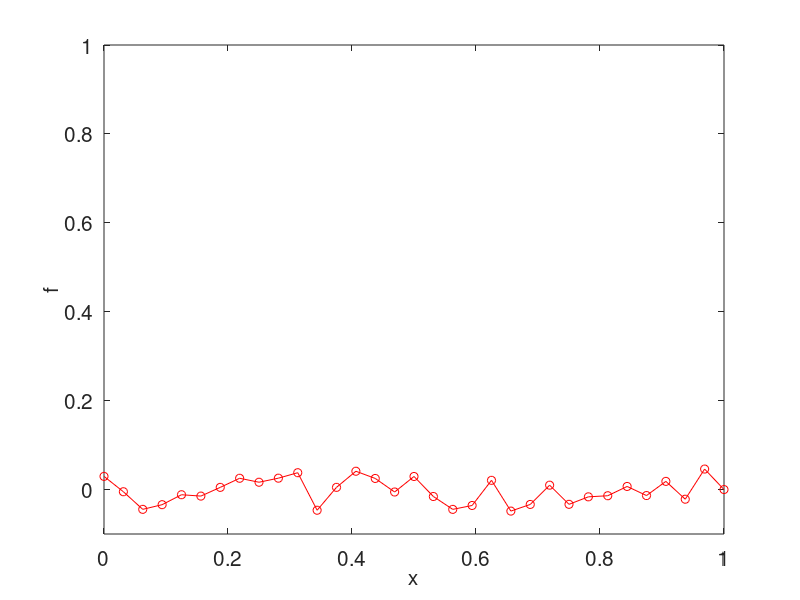

This chart was generated by the following MATLAB code: (Note: this script raises an error after producing the figure.)
clear all
%close all
hold on

%=====
% Recursive multigrid solution for the 1D Poisson eqn
%=====

a=0.0; b=1.0;
qL=0.0; fR=0.0;
ndiv=5;
nu1=3;
nu2=3;
ncycle=2;
omega=1/3;

L=b-a;
N=2^ndiv;
h=L/N;

%---
% initialize the fine-grid solution
%---

for i=1:N+1
 x(i) = a+(i-1)*h;
 f(i)=0.0;
 f(i)=0.1*sin(2*pi*x(i)/L);
 f(i)=0.1*rand-0.05;
end

f(N+1)=fR;

plot(x, f,'ro-');

%---
% graph
%---

hold on
set(gca,'fontsize',15)
xlabel('x','fontsize',15)
ylabel('f','fontsize',15)
axis([0 1 -0.1 1])
box

%---
% right-hand side of Af=b
%---

for i=1:N
 g(i)=exp(-2*x(i));
 g(i)=sin(2*pi*x(i)/L);
 g(i)=1.0;
 b(i)=h*h*g(i);
end
b(1)=b(1)-2*h*qL;
b(N)=b(N)+fR;

%---
% V cycles
%---

for cycle=1:ncycle
 f=mg_vcycle(N,f,b,nu1,nu2,omega);
 plot(x, f,'sc:');
end

plot(x, f,'sr:');
